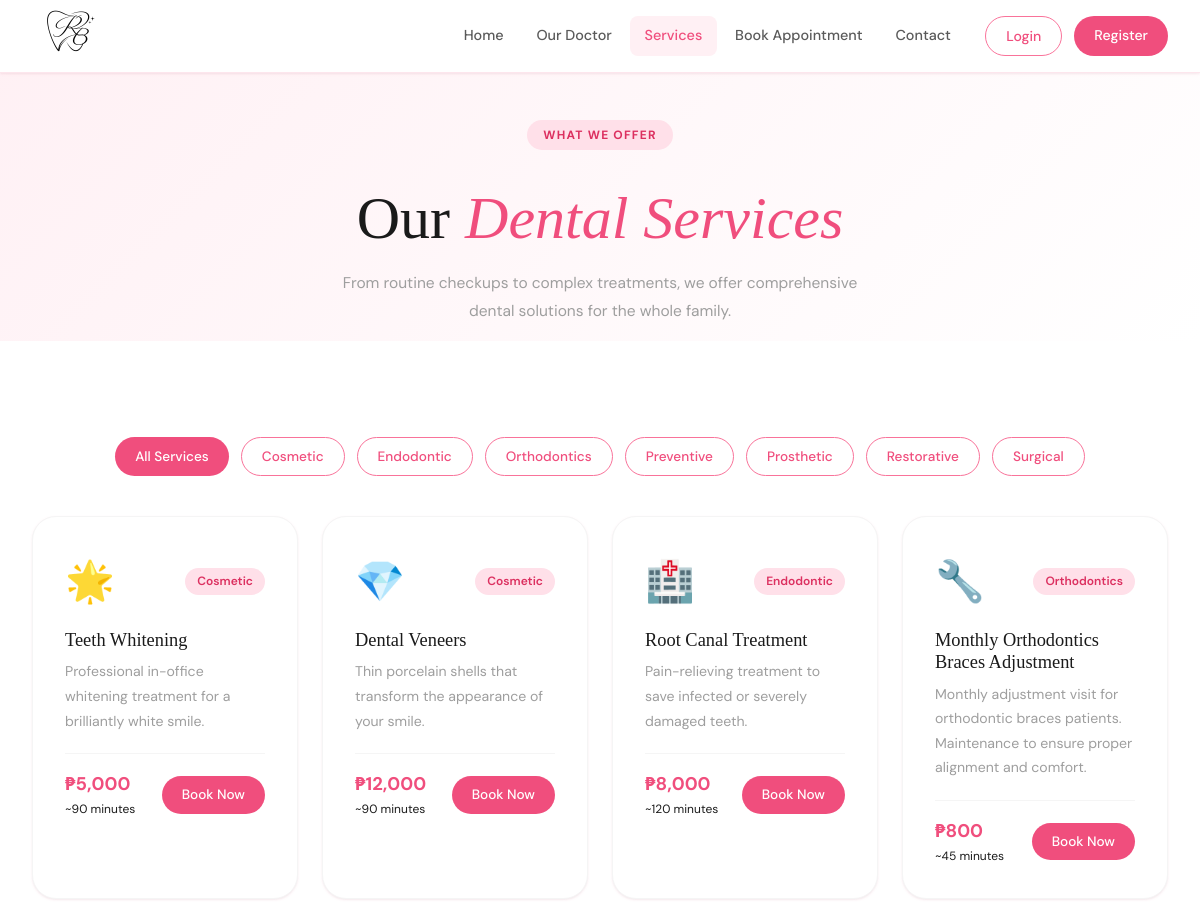
Page /pages/services.php (upper part) on the earlier database version.
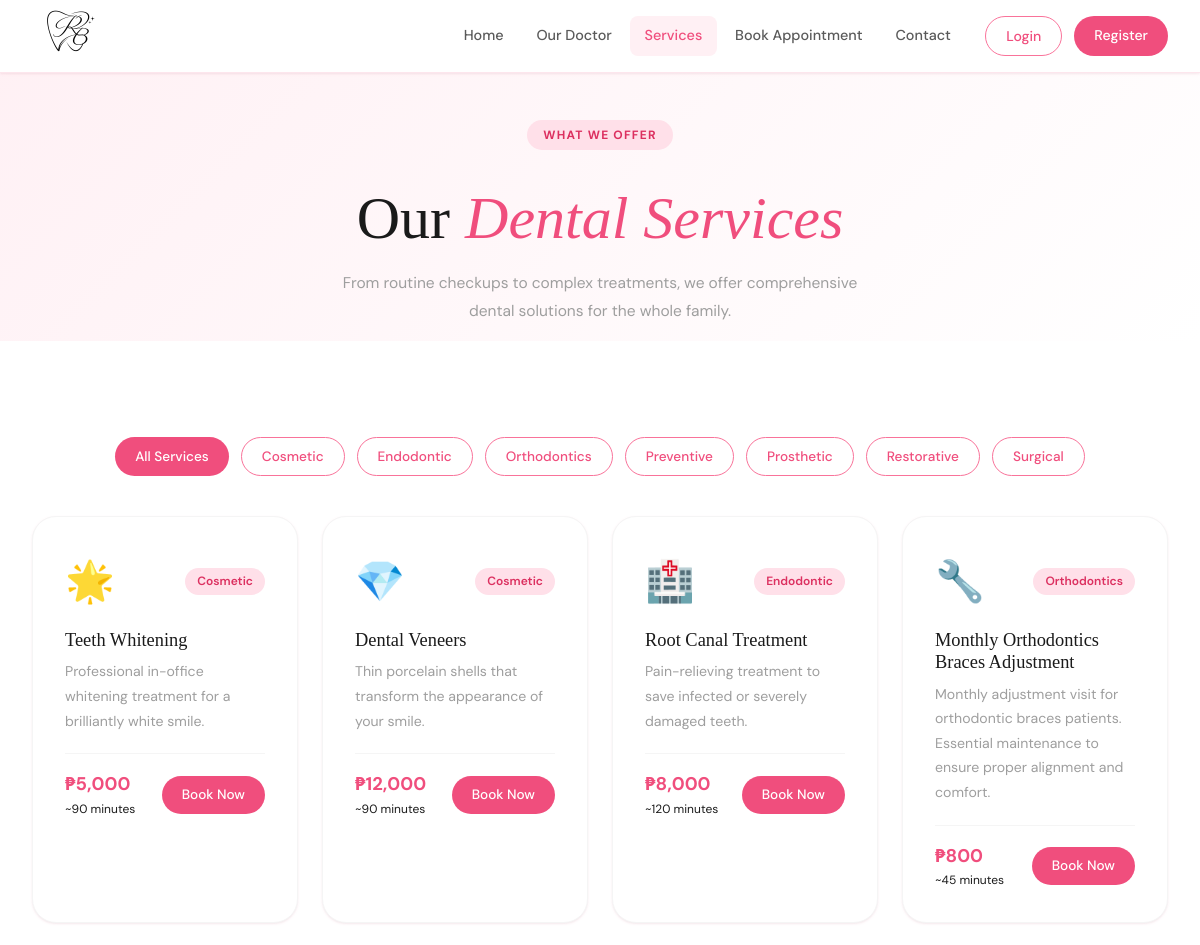
Same page on the later database version.
### tables this page shows
CREATE TABLE services (
    id INT AUTO_INCREMENT PRIMARY KEY,
    name VARCHAR(150) NOT NULL,
    description TEXT,
    price DECIMAL(10,2) NOT NULL DEFAULT 0.00,
    duration_minutes INT DEFAULT 60,
    category VARCHAR(100),
    icon VARCHAR(100),
    is_active TINYINT(1) DEFAULT 1,
    created_at TIMESTAMP DEFAULT CURRENT_TIMESTAMP
);

### includes/auth.php (called while the page is built, shortened)
<?php
function isLoggedIn() {
    return isset($_SESSION['user_id']) && !empty($_SESSION['user_id']);
}
function sanitize($input) {
    return htmlspecialchars(strip_tags(trim($input)));
}

### pages/services.php (the view, shortened to what this page needs)
<?php
require_once __DIR__ . '/../includes/auth.php';
$db = getDB();
$category = sanitize($_GET['category'] ?? '');
$where = $category ? "WHERE is_active=1 AND category='{$db->real_escape_string($category)}'" : "WHERE is_active=1";
$services = $db->query("SELECT * FROM services $where ORDER BY category, price")->fetch_all(MYSQLI_ASSOC);
$categories = $db->query("SELECT DISTINCT category FROM services WHERE is_active=1 ORDER BY category")->fetch_all(MYSQLI_ASSOC);
require_once __DIR__ . '/../includes/header.php';
?>
<div style="padding-top:calc(72px + 3rem);padding-bottom:1rem;background:linear-gradient(135deg,var(--pink-50),white)">
    <div class="container">
        <div style="text-align:center" data-aos="fade-up">
            <span class="section-label">What We Offer</span>
            <h1 class="mt-2">Our <em style="color:var(--pink-500)">Dental Services</em></h1>
            <p style="max-width:560px;margin:1rem auto 0;color:var(--gray-500)">From routine checkups to complex treatments, we offer comprehensive dental solutions for the whole family.</p>
        </div>
    </div>
</div>
<section class="section">
    <div class="container">
        <div style="display:flex;gap:0.75rem;flex-wrap:wrap;margin-bottom:2.5rem;justify-content:center" data-aos="fade-up">
            <a href="?category=" class="<?= !$category ? 'btn-primary btn-sm' : 'btn-secondary btn-sm' ?>">All Services</a>
            <?php foreach ($categories as $cat): ?>
            <a href="?category=<?= urlencode($cat['category']) ?>"
               class="<?= $category === $cat['category'] ? 'btn-primary btn-sm' : 'btn-secondary btn-sm' ?>">
                <?= sanitize($cat['category']) ?>
            </a>
            <?php endforeach; ?>
        </div>
        <div class="services-grid">
            <?php foreach ($services as $i => $svc): ?>
            <div class="card" style="padding:2rem" data-aos="fade-up" data-aos-delay="<?= ($i % 4) * 60 ?>">
                <div style="display:flex;align-items:center;justify-content:space-between;margin-bottom:1rem">
                    <span style="font-size:2.5rem"><?= $svc['icon'] ?: '🦷' ?></span>
                    <span class="badge badge-pink"><?= sanitize($svc['category']) ?></span>
                </div>
                <h3 style="font-size:1.15rem;margin-bottom:0.5rem"><?= sanitize($svc['name']) ?></h3>
                <p style="font-size:0.88rem;color:var(--gray-500);margin-bottom:1.25rem"><?= sanitize($svc['description']) ?></p>
                <div style="display:flex;align-items:center;justify-content:space-between;padding-top:1rem;border-top:1px solid var(--gray-100)">
                    <div>
                        <div style="color:var(--pink-500);font-weight:700;font-size:1.15rem">₱<?= number_format($svc['price'], 0) ?></div>
                        <div style="font-size:0.75rem;color:var(--gray-400)">~<?= $svc['duration_minutes'] ?> minutes</div>
                    </div>
                    <a href="<?= BASE_URL ?>/pages/book.php?service_id=<?= $svc['id'] ?>" class="btn-primary btn-sm">Book Now</a>
                </div>
            </div>
            <?php endforeach; ?>
        </div>
    </div>
</section>
<?php require_once __DIR__ . '/../includes/footer.php'; ?>

### includes/header.php (shortened to what this page needs)
<?php
require_once __DIR__ . '/auth.php';
$unreadCount = isLoggedIn() ? getUnreadNotifications($_SESSION['user_id']) : 0;
$currentPage = basename($_SERVER['PHP_SELF']);
?>
<!DOCTYPE html>
<html lang="en">
<head>
    <link rel="stylesheet" href="https://cdnjs.cloudflare.com/ajax/libs/font-awesome/6.5.0/css/all.min.css">
    <link rel="stylesheet" href="<?= BASE_URL ?>/assets/css/main.css">
</head>
<body>
<nav class="navbar" id="mainNav">
    <div class="nav-container">
        <a href="<?= BASE_URL ?>/index.php" class="nav-logo">
            <div class="logo-placeholder">
                <img src="<?= BASE_URL ?>/assets/images/placeholders/rb-logo-transparent.png" alt="Reuchne Tooth Fairy Clinic Logo" onerror="this.style.display='none'; this.nextElementSibling.style.display='flex'">
            </div>
        </a>
        <div class="nav-menu" id="navMenu">
<a href="<?= BASE_URL ?>/index.php" class="nav-link <?= $currentPage === 'index.php' ? 'active' : '' ?>">Home</a>
            <a href="<?= BASE_URL ?>/pages/doctor-profile.php" class="nav-link <?= $currentPage === 'doctor-profile.php' ? 'active' : '' ?>">Our Doctor</a>
            <a href="<?= BASE_URL ?>/pages/services.php" class="nav-link <?= $currentPage === 'services.php' ? 'active' : '' ?>">Services</a>
            <a href="<?= BASE_URL ?>/pages/book.php" class="nav-link <?= $currentPage === 'book.php' ? 'active' : '' ?>">Book Appointment</a>
            <a href="<?= BASE_URL ?>/index.php#contact" class="nav-link">Contact</a>
            <?php if (isLoggedIn()): ?>
                <div class="nav-user-menu">
                    <?php if ($unreadCount > 0): ?>
                        <a href="<?= BASE_URL ?>/<?= getRole() ?>/notifications.php" class="notif-bell">
                            <i class="fas fa-bell"></i>
                            <span class="notif-badge"><?= $unreadCount ?></span>
                        </a>
                    <?php endif; ?>
                    <div class="dropdown">
                        <button class="dropdown-trigger">
                            <i class="fas fa-user-circle"></i>
                            <?= sanitize($_SESSION['username']) ?>
                            <i class="fas fa-chevron-down"></i>
                        </button>
                        <div class="dropdown-menu">
                            <a href="<?= getDashboardUrl() ?>"><i class="fas fa-tachometer-alt"></i> Dashboard</a>
                            <a href="#" data-modal="logoutModal"><i class="fas fa-sign-out-alt"></i> Logout</a>
                        </div>
                    </div>
                </div>
            <?php else: ?>
                <div class="nav-auth">
                    <a href="<?= BASE_URL ?>/pages/login.php" class="btn-nav-outline">Login</a>
                    <a href="<?= BASE_URL ?>/pages/register.php" class="btn-nav-primary">Register</a>
                </div>
            <?php endif; ?>
        </div>
    </div>
</nav>

### includes/footer.php (shortened to what this page needs)
</body>
</html>

### assets/css/main.css (style rules this page uses)
:root { --pink-50: #fff0f4; --pink-100: #ffe0e9; --pink-200: #ffc0d3; --pink-300: #ff99b8; --pink-400: #f9739a; --pink-500: #f04e7d; --pink-600: #dc3060; --pink-700: #b8204a; --white: #ffffff; --gray-50: #fafafa; --gray-100: #f5f5f5; --gray-200: #e8e8e8; --gray-300: #d0d0d0; --gray-500: #9e9e9e; --gray-700: #5a5a5a; --gray-900: #1a1a1a; --shadow-sm: 0 1px 3px rgba(240,78,125,0.08), 0 1px 2px rgba(0,0,0,0.04); --shadow-md: 0 4px 16px rgba(240,78,125,0.12), 0 2px 4px rgba(0,0,0,0.06); --shadow-lg: 0 10px 40px rgba(240,78,125,0.16), 0 4px 12px rgba(0,0,0,0.08); --shadow-xl: 0 24px 64px rgba(240,78,125,0.18); --radius-sm: 8px; --radius-md: 16px; --radius-lg: 24px; --radius-xl: 32px; --font-display: 'Cormorant Garamond', 'Playfair Display', Georgia, serif; --font-body: 'DM Sans', system-ui, sans-serif; --transition: all 0.3s cubic-bezier(0.4, 0, 0.2, 1); }
*, *::before, *::after { box-sizing: border-box; margin: 0; padding: 0; }
html { scroll-behavior: smooth; }
body { font-family: var(--font-body); color: var(--gray-900); background: var(--white); line-height: 1.6; overflow-x: hidden; }
h1,h2,h3,h4,h5 { font-family: var(--font-display); line-height: 1.2; }
h1 { font-size: clamp(2.4rem, 5vw, 4rem); font-weight: 400; }
h3 { font-size: clamp(1.3rem, 2.5vw, 1.8rem); font-weight: 500; }
p { color: var(--gray-700); font-size: 0.97rem; line-height: 1.75; }
a { text-decoration: none; color: inherit; }
.navbar { position: fixed; top: 0; left: 0; right: 0; z-index: 1000; background: rgba(255,255,255,0.98); box-shadow: var(--shadow-sm); backdrop-filter: blur(18px); -webkit-backdrop-filter: blur(18px); border-bottom: 1px solid rgba(240,78,125,0.14); transition: var(--transition); }
.nav-container { max-width: 1280px; margin: 0 auto; padding: 0 2rem; display: flex; align-items: center; justify-content: space-between; height: 72px; }
.nav-logo { display: flex; align-items: center; gap: 0.75rem; }
.nav-logo img { height: 75px; width: auto; }
.nav-menu { display: flex; align-items: center; gap: 0.25rem; }
.nav-link { padding: 0.5rem 0.9rem; border-radius: var(--radius-sm); font-size: 0.9rem; font-weight: 500; color: var(--gray-700); transition: var(--transition); position: relative; }
.nav-link:hover, .nav-link.active { color: var(--pink-500); background: var(--pink-50); }
.nav-auth { display: flex; gap: 0.75rem; margin-left: 1rem; }
.btn-nav-outline { padding: 0.5rem 1.25rem; border-radius: 50px; border: 1.5px solid var(--pink-400); color: var(--pink-500); font-size: 0.88rem; font-weight: 500; transition: var(--transition); }
.btn-nav-primary { padding: 0.5rem 1.25rem; border-radius: 50px; background: var(--pink-500); color: white; font-size: 0.88rem; font-weight: 500; transition: var(--transition); }
.btn-primary { display: inline-flex; align-items: center; gap: 0.5rem; padding: 0.85rem 2rem; border-radius: 50px; background: var(--pink-500); color: white; font-family: var(--font-body); font-size: 0.95rem; font-weight: 500; border: none; cursor: pointer; transition: var(--transition); text-decoration: none; }
.btn-secondary { display: inline-flex; align-items: center; gap: 0.5rem; padding: 0.85rem 2rem; border-radius: 50px; background: transparent; color: var(--pink-500); border: 1.5px solid var(--pink-400); font-family: var(--font-body); font-size: 0.95rem; font-weight: 500; cursor: pointer; transition: var(--transition); text-decoration: none; }
.btn-sm { padding: 0.5rem 1.25rem !important; font-size: 0.85rem !important; }
.section { padding: 6rem 0; }
.container { max-width: 1200px; margin: 0 auto; padding: 0 2rem; }
.section-label { display: inline-block; background: var(--pink-100); color: var(--pink-600); font-size: 0.75rem; font-weight: 700; padding: 0.35rem 1rem; border-radius: 50px; letter-spacing: 0.1em; text-transform: uppercase; margin-bottom: 1rem; }
.card { background: white; border-radius: var(--radius-lg); box-shadow: var(--shadow-sm); border: 1px solid var(--gray-100); overflow: hidden; transition: var(--transition); }
.services-grid { display: grid; grid-template-columns: repeat(auto-fill, minmax(260px, 1fr)); gap: 1.5rem; }
.badge { display: inline-flex; align-items: center; gap: 0.3rem; padding: 0.25rem 0.75rem; border-radius: 50px; font-size: 0.75rem; font-weight: 600; }
.badge-pink { background: var(--pink-100); color: var(--pink-600); }
[data-aos] { opacity: 0; transition: opacity 0.6s ease, transform 0.6s ease; }
[data-aos="fade-up"] { transform: translateY(24px); }
.mt-2 { margin-top: 1rem; }

Differences in the rows shown:
changed services "Monthly Orthodontics Braces Adjustment": description "Monthly adjustment visit for orthodontic braces patients. Maintenance to ensure proper alignment and comfort." → "Monthly adjustment visit for orthodontic braces patients. Essential maintenance to ensure proper alignment and comfort."
